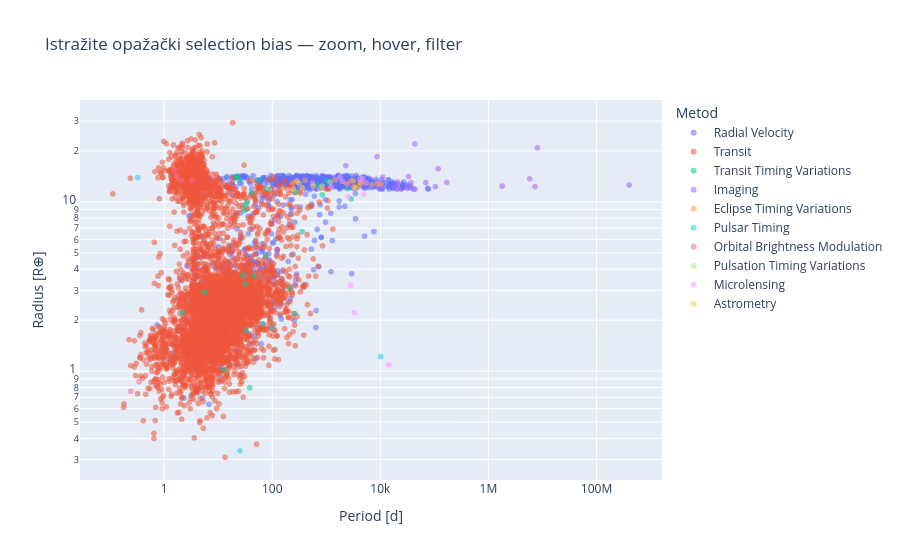

This figure's notebook cell:
### Code cell
meth = raw['discoverymethod'].value_counts().head(9)
fig,ax=plt.subplots(figsize=(10,4))
meth.iloc[::-1].plot.barh(ax=ax)
ax.set(xlabel='Broj poznatih planeta',title='Metode otkrića: jaka selekciona pristrasnost')
plt.tight_layout();plt.show()
fig=px.scatter(raw.dropna(subset=['pl_orbper','pl_rade']).query('pl_orbper>0 and pl_rade>0'),
               x='pl_orbper',y='pl_rade',color='discoverymethod',hover_name='pl_name',
               log_x=True,log_y=True,opacity=.55,render_mode='webgl',
               labels={'pl_orbper':'Period [d]','pl_rade':'Radius [R⊕]'},
               title='Istražite opažački selection bias — zoom, hover, filter')
fig.update_layout(height=560,legend_title_text='Metod');fig.show()

### Figure 1 — Plotly figure (JSON) as saved in the notebook; plotly's stock layout.template omitted (floating-point values rounded to 4 significant figures; data arrays with more than 128 entries replaced by an {"elided": "..."} marker saying what was removed)
{"data": [{"hovertemplate": "<b>%{hovertext}</b><br><br>discoverymethod=Radial Velocity<br>Period [d]=%{x}<br>Radius [R⊕]=%{y}<extra></extra>", "hovertext": {"elided": "1167 str values"}, "legendgroup": "Radial Velocity", "marker": {"color": "#636efa", "opacity": 0.55, "symbol": "circle"}, "mode": "markers", "name": "Radial Velocity", "showlegend": true, "type": "scattergl", "x": {"elided": "1167 float values"}, "xaxis": "x", "y": {"elided": "1167 float values"}, "yaxis": "y"}, {"hovertemplate": "<b>%{hovertext}</b><br><br>discoverymethod=Transit<br>Period [d]=%{x}<br>Radius [R⊕]=%{y}<extra></extra>", "hovertext": {"elided": "4784 str values"}, "legendgroup": "Transit", "marker": {"color": "#EF553B", "opacity": 0.55, "symbol": "circle"}, "mode": "markers", "name": "Transit", "showlegend": true, "type": "scattergl", "x": {"elided": "4784 float values"}, "xaxis": "x", "y": {"elided": "4784 float values"}, "yaxis": "y"}, {"hovertemplate": "<b>%{hovertext}</b><br><br>discoverymethod=Transit Timing Variations<br>Period [d]=%{x}<br>Radius [R⊕]=%{y}<extra></extra>", "hovertext": ["TOI-199 c", "AU Mic d", "Kepler-51 e", "Kepler-139 f", "TOI-1408 c", "Kepler-19 c", "Kepler-411 e", "KOI-984 c", "TOI-4504 d", "Kepler-82 f", "KOI-319 c", "TOI-1232 c", "KOI-142 c", "KOI-134 c", "Kepler-539 c", "TOI-5624 f", "TOI-4562 c", "TOI-201 c", "TOI-1266 d", "Kepler-419 c", "KOI-884 e", "TOI-2202 c", "Kepler-448 c", "Kepler-46 c", "Kepler-725 c", "Kepler-1513 c", "TOI-2015 c", "Kepler-138 e"], "legendgroup": "Transit Timing Variations", "marker": {"color": "#00cc96", "opacity": 0.55, "symbol": "circle"}, "mode": "markers", "name": "Transit Timing Variations", "showlegend": true, "type": "scattergl", "x": [273.7, 12.74, 264.3, 355.0, 2.166, 28.73, 31.51, 21.51, 41.29, 75.73, 80.1, 30.36, 22.26, 33.95, 1000.0, 45.37, 3990.0, 2890.0, 32.51, 675.5, 31.1, 24.67, 2500.0, 57.01, 207.5, 841.4, 5.583, 38.23], "xaxis": "x", "y": [11.4, 1.02, 2.18, 6.67, 2.22, 3.68, 3.28, 14.1, 11.26, 4.84, 11.9, 8.88, 14.0, 9.86, 13.3, 3.66, 12.8, 10.4, 1.74, 12.6, 9.54, 13.4, 12.0, 13.5, 3.08, 11.0, 2.93, 0.797], "yaxis": "y"}, {"hovertemplate": "<b>%{hovertext}</b><br><br>discoverymethod=Imaging<br>Period [d]=%{x}<br>Radius [R⊕]=%{y}<extra></extra>", "hovertext": ["HD 143811 AB b", "HIP 39017 b", "Oph 11 b", "b Cen AB b", "bet Pic b", "bet Pic d", "CFBDSIR J145829+101343 b", "WISE J033605.05-014350.4 b", "HIP 21152 b", "PDS 70 b", "HR 8799 d", "HR 8799 b", "HR 8799 e", "HR 8799 c", "AF Lep b", "HIP 99770 b", "HD 206893 c", "VHS J125601.92-125723.9 b", "HIP 54515 b", "HD 206893 b", "PZ Tel b", "Luhman 16 b", "CFHTWIR-Oph 98 b", "HIP 81208 C b", "COCONUTS-2 b"], "legendgroup": "Imaging", "marker": {"color": "#ab63fa", "opacity": 0.55, "symbol": "circle"}, "mode": "markers", "name": "Imaging", "showlegend": true, "type": "scattergl", "x": [117000.0, 31000.0, 7300000.0, 1790000.0, 8682.0, 33200.0, 10040.0, 2560.0, 22000.0, 43500.0, 37000.0, 170000.0, 20820.0, 69000.0, 8905.0, 18600.0, 2290.0, 5800000.0, 33000.0, 11100.0, 44000.0, 9697.0, 8040000.0, 104100.0, 402000000.0], "xaxis": "x", "y": [15.69, 12.0, 12.3, 12.4, 18.49, 14.12, 12.4, 12.6, 12.0, 21.97, 13.0, 13.0, 13.11, 13.0, 13.0, 12.2, 16.37, 13.67, 12.2, 14.01, 11.9, 11.9, 20.85, 12.3, 12.58], "yaxis": "y"}, {"hovertemplate": "<b>%{hovertext}</b><br><br>discoverymethod=Eclipse Timing Variations<br>Period [d]=%{x}<br>Radius [R⊕]=%{y}<extra></extra>", "hovertext": ["NN Ser c", "HU Aqr AB b", "Kepler-451 c", "DP Leo b", "MXB 1658-298 b", "NN Ser d", "NSVS 14256825 b", "2MASS J19383260+4603591 b", "NY Vir b", "DE CVn b", "NY Vir c", "RR Cae b", "HU Aqr AB c", "Kepler-451 d", "Kepler-1660 AB b"], "legendgroup": "Eclipse Timing Variations", "marker": {"color": "#FFA15A", "opacity": 0.55, "symbol": "circle"}, "mode": "markers", "name": "Eclipse Timing Variations", "showlegend": true, "type": "scattergl", "x": [6987.0, 2390.0, 1460.0, 10220.0, 760.0, 2880.0, 3225.0, 406.0, 3160.0, 4098.0, 8799.0, 4344.0, 4368.0, 43.0, 239.5], "xaxis": "x", "y": [12.6, 12.8, 13.5, 12.7, 12.0, 13.3, 12.3, 13.4, 13.3, 12.4, 12.8, 13.0, 12.9, 13.5, 12.9], "yaxis": "y"}, {"hovertemplate": "<b>%{hovertext}</b><br><br>discoverymethod=Pulsar Timing<br>Period [d]=%{x}<br>Radius [R⊕]=%{y}<extra></extra>", "hovertext": ["PSR B1257+12 b", "PSR B0329+54 b", "PSR J2322-2650 b", "PSR B1257+12 c", "PSR B1257+12 d"], "legendgroup": "Pulsar Timing", "marker": {"color": "#19d3f3", "opacity": 0.55, "symbol": "circle"}, "mode": "markers", "name": "Pulsar Timing", "showlegend": true, "type": "scattergl", "x": [25.26, 10140.0, 0.323, 66.54, 98.21], "xaxis": "x", "y": [0.338, 1.22, 13.9, 1.91, 1.8], "yaxis": "y"}, {"hovertemplate": "<b>%{hovertext}</b><br><br>discoverymethod=Orbital Brightness Modulation<br>Period [d]=%{x}<br>Radius [R⊕]=%{y}<extra></extra>", "hovertext": ["KOI-55 c", "KIC 5479689 b", "KIC 8121913 b", "KOI-55 b", "KIC 10068024 b", "Kepler-76 b"], "legendgroup": "Orbital Brightness Modulation", "marker": {"color": "#FF6692", "opacity": 0.55, "symbol": "circle"}, "mode": "markers", "name": "Orbital Brightness Modulation", "showlegend": true, "type": "scattergl", "x": [0.3429, 1.702, 3.295, 0.2401, 2.074, 1.545], "xaxis": "x", "y": [0.867, 14.2, 13.4, 0.759, 13.4, 15.24], "yaxis": "y"}, {"hovertemplate": "<b>%{hovertext}</b><br><br>discoverymethod=Pulsation Timing Variations<br>Period [d]=%{x}<br>Radius [R⊕]=%{y}<extra></extra>", "hovertext": ["KIC 7917485 b", "V0391 Peg b"], "legendgroup": "Pulsation Timing Variations", "marker": {"color": "#B6E880", "opacity": 0.55, "symbol": "circle"}, "mode": "markers", "name": "Pulsation Timing Variations", "showlegend": true, "type": "scattergl", "x": [840.0, 1170.0], "xaxis": "x", "y": [12.4, 13.1], "yaxis": "y"}, {"hovertemplate": "<b>%{hovertext}</b><br><br>discoverymethod=Microlensing<br>Period [d]=%{x}<br>Radius [R⊕]=%{y}<extra></extra>", "hovertext": ["AT2021ueyL b", "OGLE-2016-BLG-1190L b", "K2-2016-BLG-0005L b", "MOA-2009-BLG-266L b", "OGLE-2005-BLG-390L b", "OGLE-2006-BLG-109L b", "MOA-2009-BLG-387L b", "OGLE-2007-BLG-349L AB c", "OGLE-2018-BLG-0740L b", "OGLE-2006-BLG-109L c", "MOA-2011-BLG-293L b", "OGLE-2016-BLG-0007L b"], "legendgroup": "Microlensing", "marker": {"color": "#FF97FF", "opacity": 0.55, "symbol": "circle"}, "mode": "markers", "name": "Microlensing", "showlegend": true, "type": "scattergl", "x": [4169.0, 1220.0, 4700.0, 2800.0, 3285.0, 1788.0, 1980.0, 2557.0, 5480.0, 4928.0, 550.0, 14200.0], "xaxis": "x", "y": [13.6, 12.3, 13.7, 3.21, 2.21, 14.0, 13.2, 10.7, 12.9, 11.1, 12.9, 1.09], "yaxis": "y"}, {"hovertemplate": "<b>%{hovertext}</b><br><br>discoverymethod=Astrometry<br>Period [d]=%{x}<br>Radius [R⊕]=%{y}<extra></extra>", "hovertext": ["DENIS-P J082303.1-491201 b", "Gaia-5 b", "Gaia-4 b", "HD 128717 b", "GJ 896 A b", "HIP 66074 b"], "legendgroup": "Astrometry", "marker": {"color": "#FECB52", "opacity": 0.55, "symbol": "circle"}, "mode": "markers", "name": "Astrometry", "showlegend": true, "type": "scattergl", "x": [246.4, 358.6, 571.3, 3420.0, 284.4, 310.9], "xaxis": "x", "y": [11.9, 12.1, 12.4, 12.1, 13.3, 12.9], "yaxis": "y"}], "layout": {"height": 560, "legend": {"title": {"text": "Metod"}, "tracegroupgap": 0}, "title": {"text": "Istražite opažački selection bias — zoom, hover, filter"}, "xaxis": {"anchor": "y", "domain": [0, 1], "title": {"text": "Period [d]"}, "type": "log"}, "yaxis": {"anchor": "x", "domain": [0, 1], "title": {"text": "Radius [R⊕]"}, "type": "log"}}}
